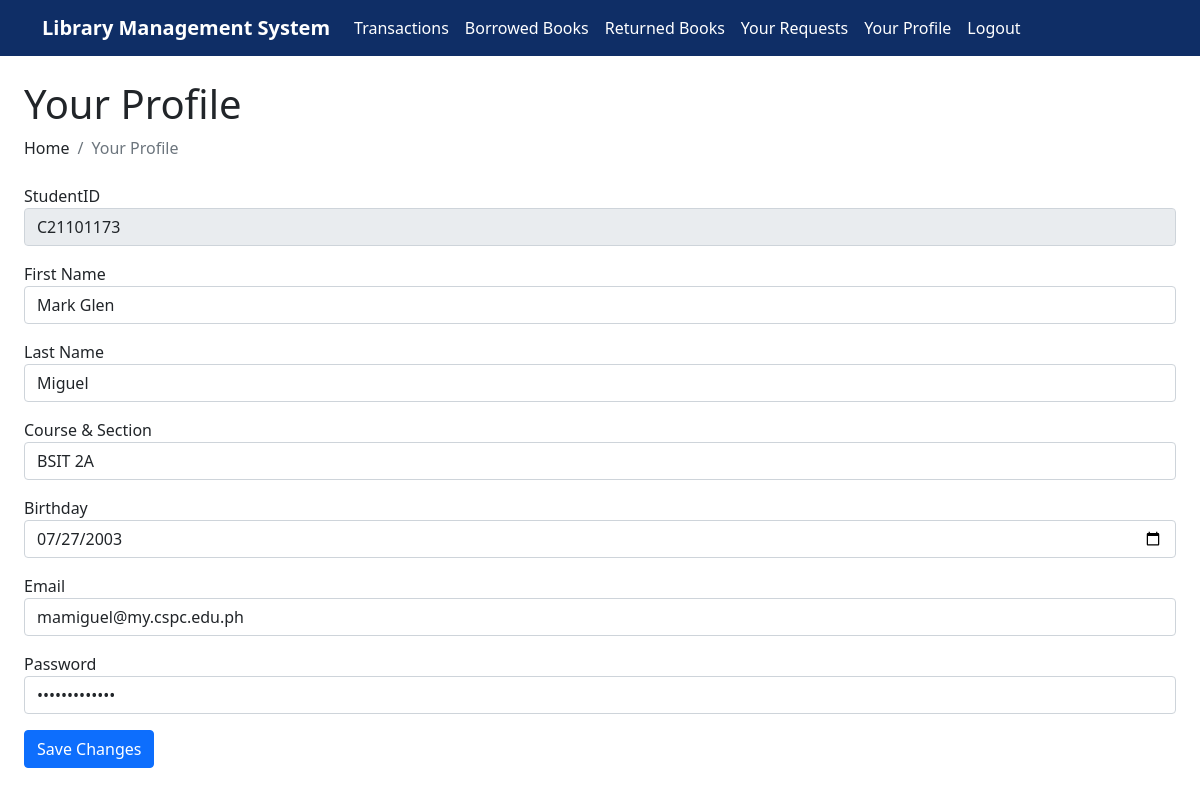
Page /your-profile.php (signed in) on the committed database.
### tables this page shows
CREATE TABLE `settings` (
  `id` int(11) NOT NULL,
  `wbsiteTitle` varchar(160) NOT NULL,
  `wbsiteDesc` varchar(1000) NOT NULL,
  `wbsiteHeadColor` varchar(160) NOT NULL,
  `wbsiteFavIcon` varchar(160) NOT NULL
);

CREATE TABLE `users` (
  `id` int(11) NOT NULL,
  `studentID` varchar(191) NOT NULL,
  `firstName` varchar(191) NOT NULL,
  `lastName` varchar(191) NOT NULL,
  `coursesec` varchar(191) NOT NULL,
  `birthday` varchar(191) NOT NULL,
  `emailAddress` varchar(191) NOT NULL,
  `password` varchar(191) NOT NULL
);

### admin/settings-query.php (called while the page is built)
<?php
	$query = "SELECT * FROM settings WHERE id = '1' ";
    $query_run = mysqli_query($con, $query);
    $settingsData = mysqli_fetch_assoc($query_run);
?>

### verify-user.php (called while the page is built)
<?php
if(!empty($_SESSION["id"])){
  $user_id = $_SESSION["id"];
  $result = mysqli_query($con, "SELECT * FROM users WHERE id = $user_id");
  $row = mysqli_fetch_assoc($result);
}
else{
  header("Location: login.php");
}
?>

### your-profile.php (the view, shortened to what this page needs)
<?php
    require "dbcon.php";
    include('includes/header.php');
    include('verify-user.php');
?>
<div class="container-fluid px-4">
	<h1 class="mt-4">Your Profile</h1>
	<ol class="breadcrumb mb-4">
        <li class="breadcrumb-item">Home</li>
        <li class="breadcrumb-item active">Your Profile</li>
    </ol>
    <div class="row">
    	<div class="col-md-12">
    		<form action="user-code.php" method="POST">
				<div class="form-group">
					<div class="form-group mb-3">
						<label for="">StudentID</label>
						<input type="name" class="form-control" id="studentID" name="studentID" value="<?php echo $row['studentID'];?>" disabled>
					</div>
					<div class="form-group mb-3">
						<label for="">First Name</label>
						<input type="name" class="form-control" id="firstName" name="firstName" value="<?php echo $row['firstName'];?>">
					</div>
					<div class="form-group mb-3">
						<label for="">Last Name</label>
						<input type="name" class="form-control" id="lastName" name="lastName" value="<?php echo $row['lastName'];?>">
					</div>
					<div class="form-group mb-3">
						<label for="">Course & Section</label>
						<input type="name" class="form-control" id="coursesec" name="coursesec" value="<?php echo $row['coursesec'];?>">
					</div>
					<div class="form-group mb-3">
						<label for="">Birthday</label>
						<input type="date" class="form-control" id="birthday" name="birthday" value="<?php echo $row['birthday'];?>">
					</div>
					<div class="form-group mb-3">
						<label for="">Email</label>
						<input type="email" class="form-control" id="emailAddress" name="emailAddress" value="<?php echo $row['emailAddress'];?>">
					</div>
					<div class="form-group mb-3">
						<label for="">Password</label>
						<input type="password" class="form-control" id="password" name="password" value="<?php echo $row['password'];?>">
					</div>
				</div>
				<button type="submit" name="update_user" class="btn btn-primary mb-3">Save Changes</button>
			</form>
    	</div>
    </div>
</div>

### includes/navbar-top.php (shortened to what this page needs)
<nav class="navbar navbar-expand-lg navbar-dark" style="background-color: <?php echo $settingsData['wbsiteHeadColor'];?>;">
  <div class="container">
    <b><a class="navbar-brand" href="index.php"><?php echo $settingsData['wbsiteTitle'];?></a></b>
    <div class="collapse navbar-collapse" id="navbarsExample07">
      <ul class="navbar-nav me-auto mb-2 mb-lg-0">
        <li class="nav-item">
          <a class="nav-link active" aria-current="page" href="index.php">Transactions</a>
        </li>
        <li class="nav-item">
          <a class="nav-link active" aria-current="page" href="borrowed-books.php">Borrowed Books</a>
        </li>
        <li class="nav-item">
          <a class="nav-link active" aria-current="page" href="returned-books.php">Returned Books</a>
        </li>
        <li class="nav-item">
          <a class="nav-link active" aria-current="page" href="pending-requests.php">Your Requests</a>
        </li>
        <li class="nav-item">
          <a class="nav-link active" aria-current="page" href="your-profile.php">Your Profile</a>
        </li>
        <li class="nav-item">
          <a class="nav-link active" aria-current="page" href="logout.php">Logout</a>
        </li>
      </ul>
    </div>
  </div>
</nav>

### rows in the picture
settings: wbsiteTitle "Library Management System"
users: studentID "C21101173", firstName "Mark Glen", lastName "Miguel", coursesec "BSIT 2A", birthday "07/27/2003", emailAddress "mamiguel@my.cspc.edu.ph"
